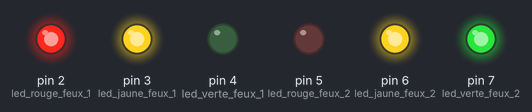
Simulated run of this sketch. Board: Arduino Uno, built with avr-gcc and run on an emulated ATmega328P. Parts: output pins drawn as LEDs (lit = HIGH).

Above: at 1.5 s.
At 4.0 s:
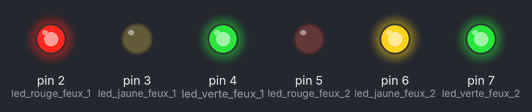
At 8.5 s:
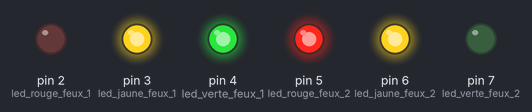
At 11.0 s:
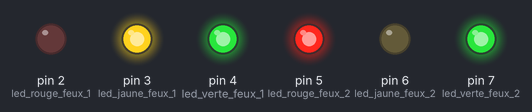
At 13.0 s:
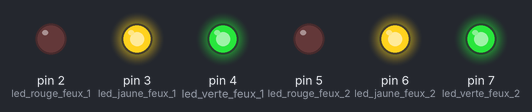
Timing chart, 0 to 18.2 s (numbered marks = the images above):
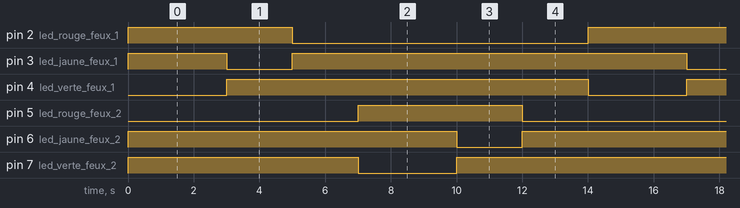

Measured:
- by itself, pin 2 (led_rouge_feux_1), pin 5 (led_rouge_feux_2): alternates HIGH for 5.0 s and LOW for 9.0 s
- by itself, pin 3 (led_jaune_feux_1), pin 6 (led_jaune_feux_2): alternates HIGH for 12.0 s and LOW for 2.0 s
- by itself, pin 4 (led_verte_feux_1), pin 7 (led_verte_feux_2): alternates HIGH for 11.0 s and LOW for 3.0 s

The sketch:

feux_de_signalisation.ino
```cpp
/* 2 feux de signalisation*/

const int led_rouge_feux_1 = 2;
const int led_jaune_feux_1 = 3;
const int led_verte_feux_1 = 4;

const int led_rouge_feux_2 = 5;
const int led_jaune_feux_2 = 6;
const int led_verte_feux_2 = 7;


void setup() {
  // put your setup code here, to run once:
  // initialisation en sortie de toutes les broches
  pinMode(led_rouge_feux_1, OUTPUT);
  pinMode(led_jaune_feux_1, OUTPUT);
  pinMode(led_verte_feux_1, OUTPUT);

  pinMode(led_rouge_feux_2, OUTPUT);
  pinMode(led_jaune_feux_2, OUTPUT);
  pinMode(led_verte_feux_2, OUTPUT);

  // initialisation de l'etat des led allumee ou eteinte
  digitalWrite(led_rouge_feux_1, LOW);
  digitalWrite(led_jaune_feux_1, HIGH);
  digitalWrite(led_verte_feux_1, HIGH);


  digitalWrite(led_rouge_feux_2, LOW);
  digitalWrite(led_jaune_feux_2, HIGH);
  digitalWrite(led_verte_feux_2, HIGH);


}

void loop() {
  // put your main code here, to run repeatedly:
  // première séquence
 digitalWrite(led_rouge_feux_1, HIGH);
 digitalWrite(led_verte_feux_1, LOW);

 delay(3000);

 // deuxième séquence
  digitalWrite(led_verte_feux_1, HIGH);
  digitalWrite(led_jaune_feux_1, LOW);

  delay(2000);

  // troisième séquence
  digitalWrite(led_jaune_feux_1, HIGH);
  digitalWrite(led_rouge_feux_1, LOW);

  delay(2000);

  /* deuxième partie du programme, on s'occupe du feux numéro 2*/

  // première séquence
  digitalWrite(led_rouge_feux_2, HIGH);
  digitalWrite(led_verte_feux_2, LOW);

  delay(3000);

  // deuxième séquence
  digitalWrite(led_verte_feux_2, HIGH);
  digitalWrite(led_jaune_feux_2, LOW);

  delay(2000);

  // deuxième séquence
  digitalWrite(led_jaune_feux_2, HIGH);
  digitalWrite(led_rouge_feux_2, LOW);

  delay(2000);


}
```
